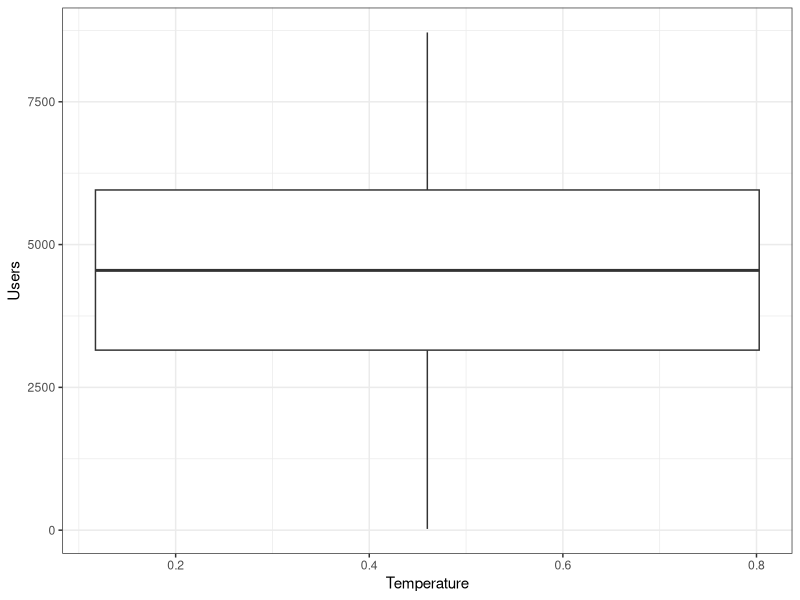
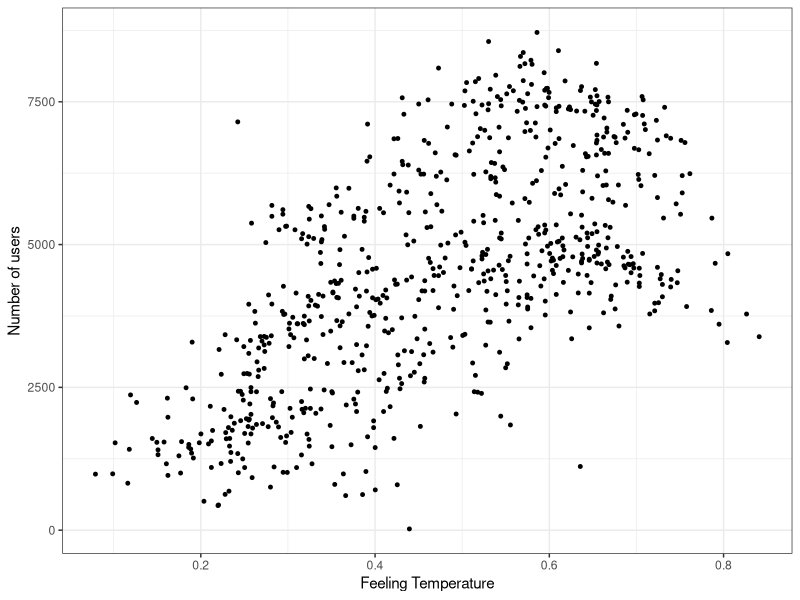

Recreate these plots in R, in order.
## ---- chunk 1
knitr::opts_chunk$set(echo = TRUE)
## ---- chunk 2
library(tidyverse)
library(knitr)
## ---- chunk 3
bike_data <- read.csv("bike_share.csv")
## ---- chunk 4
#add your code here

ggplot(data=bike_data, aes(x = atemp, y = cnt), size=1) +
  geom_boxplot() +
  labs(x="Temperature", y="Users")+
  theme_bw()

## ---- chunk 5
ggplot(data=bike_data)+
  geom_point(aes(x=atemp,y=cnt),size=1)+
  labs(x="Feeling Temperature",y="Number of users")+
  theme_bw()
